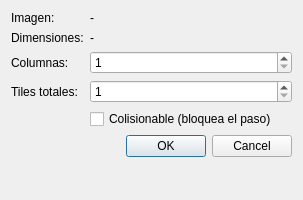
<?xml version="1.0" encoding="UTF-8"?>
<ui version="4.0">
 <class>LoadTilesetDialog</class>
 <widget class="QDialog" name="LoadTilesetDialog">
  <property name="geometry">
   <rect>
    <x>0</x>
    <y>0</y>
    <width>303</width>
    <height>200</height>
   </rect>
  </property>
  <property name="windowTitle">
   <string>Cargar tileset</string>
  </property>
  <layout class="QVBoxLayout" name="mainLayout">
   <item>
    <layout class="QFormLayout" name="formLayout">
     <item row="0" column="0">
      <widget class="QLabel" name="imagenCaptionLabel">
       <property name="text">
        <string>Imagen:</string>
       </property>
      </widget>
     </item>
     <item row="0" column="1">
      <widget class="QLabel" name="imagenLabel">
       <property name="text">
        <string>-</string>
       </property>
      </widget>
     </item>
     <item row="1" column="0">
      <widget class="QLabel" name="dimsCaptionLabel">
       <property name="text">
        <string>Dimensiones:</string>
       </property>
      </widget>
     </item>
     <item row="1" column="1">
      <widget class="QLabel" name="dimsLabel">
       <property name="text">
        <string>-</string>
       </property>
      </widget>
     </item>
     <item row="3" column="0">
      <widget class="QLabel" name="columnsCaptionLabel">
       <property name="text">
        <string>Columnas:</string>
       </property>
      </widget>
     </item>
     <item row="3" column="1">
      <widget class="QSpinBox" name="columnsSpin">
       <property name="minimum">
        <number>1</number>
       </property>
       <property name="maximum">
        <number>1024</number>
       </property>
      </widget>
     </item>
     <item row="4" column="0">
      <widget class="QLabel" name="tileCountCaptionLabel">
       <property name="text">
        <string>Tiles totales:</string>
       </property>
      </widget>
     </item>
     <item row="4" column="1">
      <widget class="QSpinBox" name="tileCountSpin">
       <property name="minimum">
        <number>1</number>
       </property>
       <property name="maximum">
        <number>65535</number>
       </property>
      </widget>
     </item>
     <item row="5" column="1">
      <widget class="QCheckBox" name="collidableCheck">
       <property name="text">
        <string>Colisionable (bloquea el paso)</string>
       </property>
      </widget>
     </item>
     <item row="6" column="1">
      <widget class="QDialogButtonBox" name="buttonBox">
       <property name="standardButtons">
        <set>QDialogButtonBox::Cancel|QDialogButtonBox::Ok</set>
       </property>
      </widget>
     </item>
    </layout>
   </item>
  </layout>
 </widget>
 <resources/>
 <connections/>
</ui>
